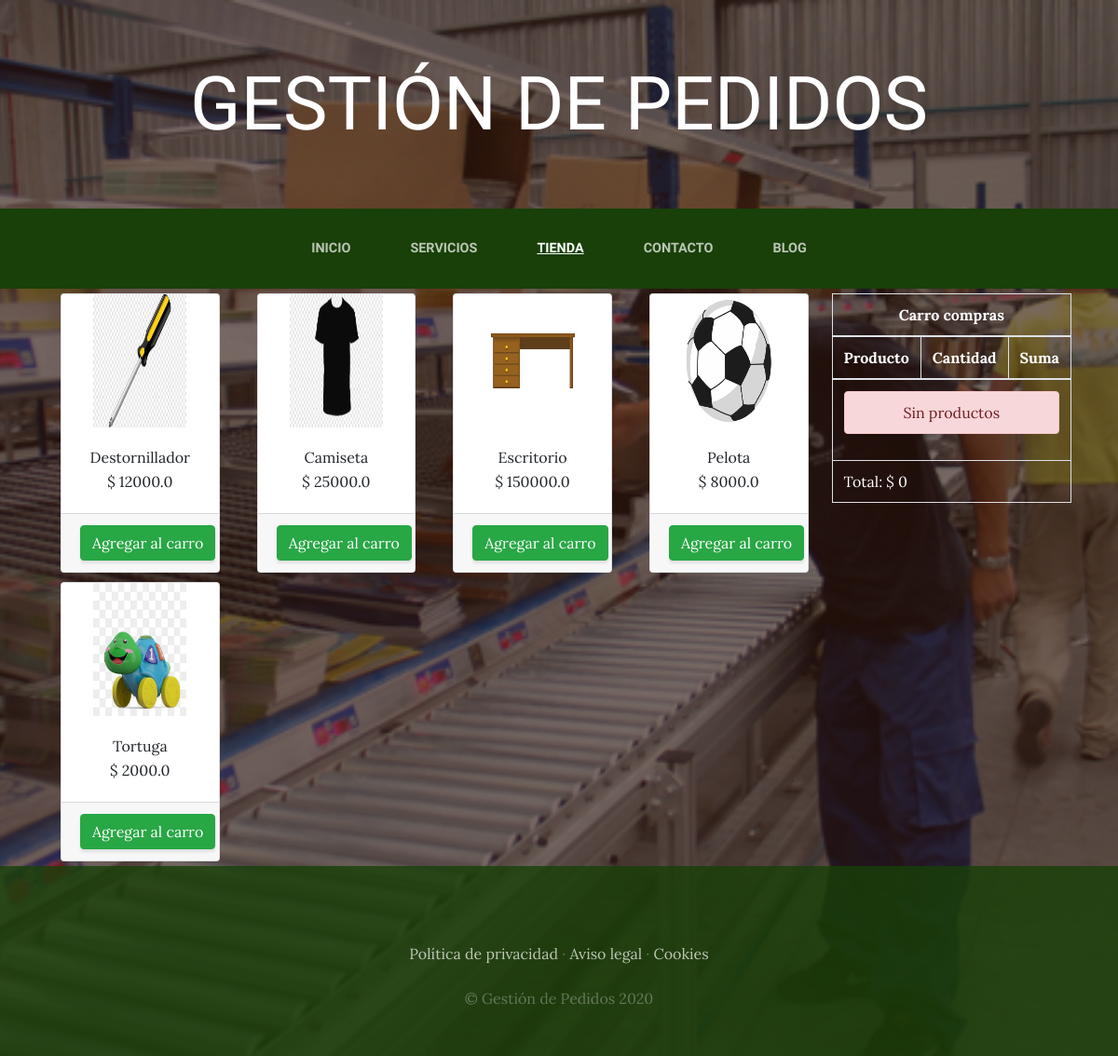
The app's page /tienda/ with its own data.
### tienda/models.py (models this page shows, shortened)
class Producto(models.Model):
    nombre = models.CharField(max_length=50)
    categorias = models.ForeignKey(CategoriaProducto, on_delete=models.CASCADE)
    imagen = models.ImageField(upload_to='tienda', null= True, blank = True)
    precio = models.FloatField()
    disponibilidad = models.BooleanField(default=True)
    cantidad = models.IntegerField()
    created = models.DateTimeField(auto_now_add=True)
    updated = models.DateTimeField(auto_now_add=True)
    class Meta:
        verbose_name='producto'
        verbose_name_plural='productos'

### tienda/views.py (the view)
# urls.py: path('tienda/', include('tienda.urls')),
def tienda(request):
    productos= Producto.objects.all()
    return render(request, "tienda/tienda.html", {'productos':productos})

### carro/context_processors.py (called while the page is built)
def importe_total_carro(request):
    total=0
    if 'carro' in request.session:
        for key,value in request.session["carro"].items():
            total=total+(float(value["precio"]))
    return {"importe_total_carro":total}

### tienda/templates/tienda/tienda.html
{% extends "ProyectoWebApp/base.html" %}
{% block content %}
<div class="container">
    <div style="float: right; margin: 5px 5px;">
        {% include "carro/widget.html" %}
    </div>
    <div class="row">
        {% for producto in productos %}
            <div class="col-md-3">
                <div class="card" style="margin: 5px 5px; height: 300;">
                    <img src="{{producto.imagen.url}}" class="card-img-top" style="height: 150px; width: 100px; align-self: center;">
                    <div class="card-body" style="text-align: center;">
                        <h7 class="card-title">{{producto.nombre}}</h7>
                        <p class="card-text">$&nbsp;{{producto.precio}}</p>
                    </div>
                    <div class="card-footer text-center">
                        <a href="{% url 'carro:agregar' producto.id %}" class="btn btn-success">Agregar al carro</a>
                    </div>
                </div>
            </div>
        {% endfor %}
    </div>
</div>
{% endblock %}

### ProyectoWebApp/static/ProyectoWebApp/css/gestion.css (style rules this page uses)
body { font-family: 'Lora'; background: linear-gradient(rgba(47, 23, 15, 0.65), rgba(47, 23, 15, 0.65)), url("../img/bg_main.jpg"); background-attachment: fixed; background-position: center; background-size: cover; }
p { line-height: 1.75; }
.btn { box-shadow: 0px 3px 3px 0px rgba(33, 37, 41, 0.1); }

### records on screen
Producto: imagen (picture), nombre "Destornillador", precio "12000.0"
Producto: imagen (picture), nombre "Camiseta", precio "25000.0"
Producto: imagen (picture), nombre "Escritorio", precio "150000.0"
Producto: imagen (picture), nombre "Pelota", precio "8000.0"
Producto: imagen (picture), nombre "Tortuga", precio "2000.0"

### other values on screen
{{ importe_total_carro }} "0"
